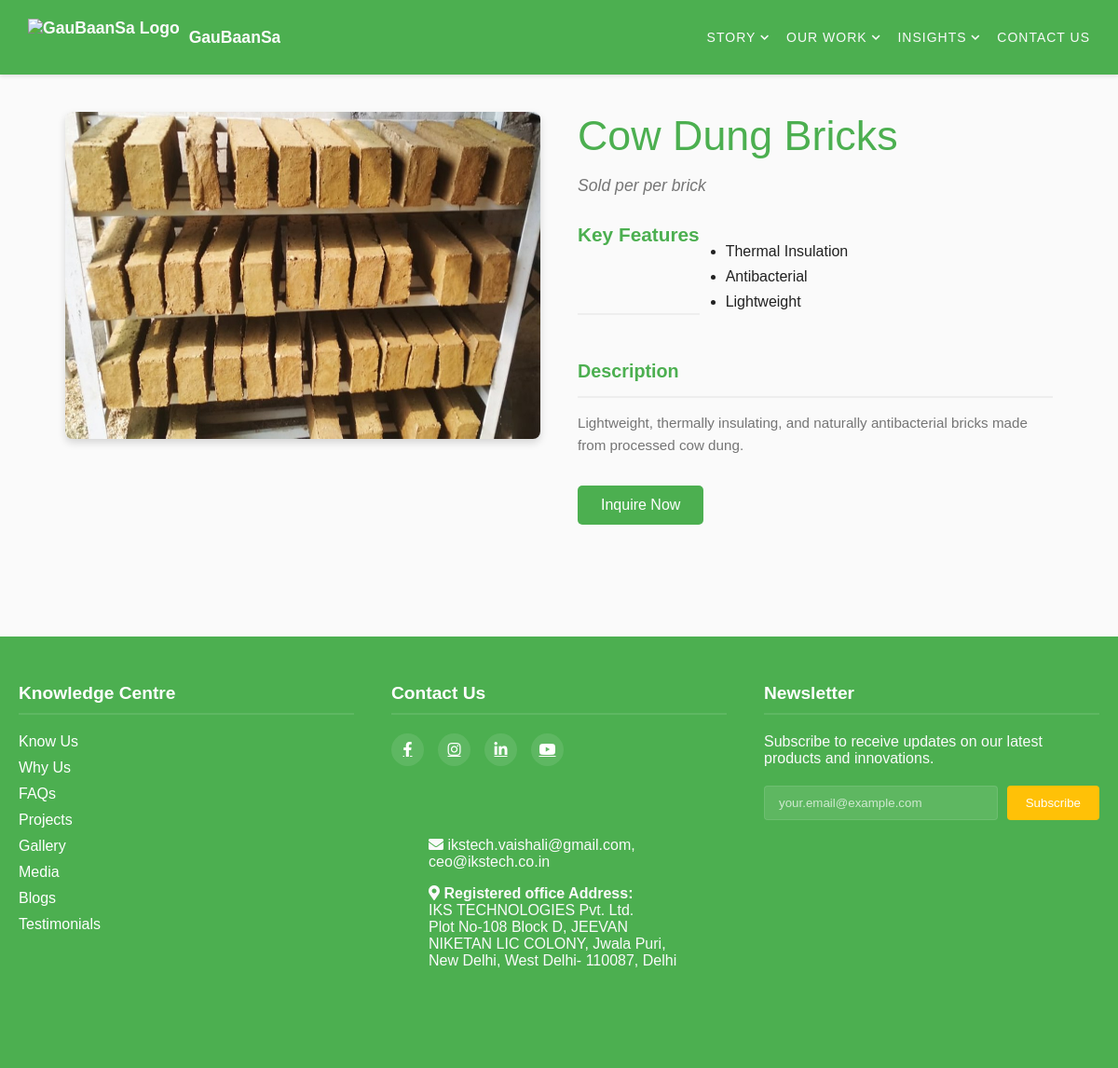
Screenshot of /product/cow-dung-bricks with the database file from the repository.
### app.py (models this page shows)
class Product(db.Model):
    id = db.Column(db.Integer, primary_key=True)
    name = db.Column(db.String(100), nullable=False, unique=True)
    slug = db.Column(db.String(120), nullable=False, unique=True)
    description = db.Column(db.Text, nullable=False)
    image = db.Column(db.String(200), nullable=False)
    category = db.Column(db.String(100), nullable=False)
    features = db.Column(db.String(200), nullable=True)
    unit = db.Column(db.String(50), nullable=True)
    date_updated = db.Column(db.DateTime, nullable=False, default=datetime.utcnow, onupdate=datetime.utcnow)

### app.py (the view)
@app.route("/product/<slug>")
def product_detail(slug):
    product = Product.query.filter_by(slug=slug).first_or_404()
    return render_template("product_detail.html", title=product.name, product=product)

### app.py (called while the page is built)
@app.before_request
def handle_canonical_domain():
    if request.host == 'ikstech.co.in':
        new_url = request.url.replace('//ikstech.co.in', '//www.ikstech.co.in', 1)
        return redirect(new_url, code=301)

@app.context_processor
def inject_global_vars():
    return dict(
        cache_buster=int(time.time()),
        request=request,
        default_og_image=url_for('static', filename='images/logo.png', _external=True)
    )

### templates/product_detail.html (shortened to what this page needs)
{% extends "base.html" %}
{% block extra_head %}
<link rel="stylesheet" href="{{ url_for('static', filename='css/components/product_detail.css', v=cache_buster) }}">
{% endblock %}
{% block content %}
<div class="product-detail-page">
    <div class="product-container">
        <div class="product-gallery">
            <img src="{{ url_for('static', filename=product.image) }}" alt="{{ product.name }}" class="main-image">
        </div>
        <div class="product-details">
            <h1>{{ product.name }}</h1>
            {% if product.unit %}
            <p class="product-unit-info">Sold per {{ product.unit }}</p>
            {% endif %}
            {% if product.features %}
            <div class="product-features">
                <h3>Key Features</h3>
                <ul>
                    {% for feature in product.features.split(',') %}
                    <li>{{ feature }}</li>
                    {% endfor %}
                </ul>
            </div>
            {% endif %}
            <div class="product-description">
                <h3>Description</h3>
                <p>{{ product.description }}</p>
            </div>
            <a href="{{ url_for('contact') }}" class="inquire-btn">Inquire Now</a>
        </div>
    </div>
</div>
{% endblock %}

### static/css/style.css (style rules this page uses)
html { box-sizing: border-box; }
*, *:before, *:after { box-sizing: inherit; }
html { scroll-behavior: smooth; }
body { font-family: 'Montserrat', Arial, sans-serif; margin: 0; padding: 0; background-color: var(--white); color: var(--text-dark); }
h1, h2, h3 { color: var(--primary); margin: 0 0 var(--spacing-md); transition: all 0.3s ease; }
h1 { font-size: 2.5em; font-weight: 300; text-align: center; position: relative; animation: fadeInUp 1s ease-out; }
h1:after { content: ''; display: block; width: 60px; height: 3px; background: var(--secondary); margin: var(--spacing-md) auto; animation: fadeIn 1.5s ease-out 0.5s both; }
h3 { transition: color 0.3s ease, transform 0.3s ease; }

### static/css/components/product_detail.css (style rules this page uses)
.product-detail-page { padding: 20px; max-width: 1100px; margin: auto; }
.product-container { display: grid; grid-template-columns: 1fr 1fr; gap: 40px; align-items: start; }
.product-gallery .main-image { width: 100%; border-radius: 8px; box-shadow: var(--shadow-md); }
.product-details h1 { text-align: left; font-size: 2.8em; margin-bottom: 10px; }
.product-details h1:after { display: none; }
.product-features, .product-description { margin: 30px 0; }
.product-features h3, .product-description h3 { font-size: 1.3em; margin-bottom: 15px; border-bottom: 2px solid #eee; padding-bottom: 10px; }
.product-features ul { list-style: disc; padding-left: 20px; line-height: 1.7; }
.inquire-btn { display: inline-block; background: var(--primary); color: white; padding: 12px 25px; text-decoration: none; border-radius: 5px; font-weight: 500; transition: background 0.3s ease, transform 0.3s ease; }

### static/css/components/_variables.css (style rules this page uses)
:root { --primary: #4CAF50; --secondary: #FFC107; --accent: #F1F8E9; --text-dark: #212121; --text-light: #757575; --white: #FAFAFA; --danger: #e74c3c; --spacing-sm: 10px; --spacing-md: 20px; --spacing-lg: 30px; --spacing-xl: 40px; --shadow-sm: 0 2px 4px rgba(0,0,0,0.1); --shadow-md: 0 4px 8px rgba(0,0,0,0.15); --shadow-lg: 0 8px 16px rgba(0,0,0,0.2); --transition: all 0.3s ease; }

### static/css/components/_base.css (style rules this page uses)
html { scroll-behavior: smooth; }
body { font-family: 'Montserrat', Arial, sans-serif; margin: 0; padding: 0; background-color: var(--white); color: var(--text-dark); }

### static/css/components/products.css (style rules this page uses)
.product-description { color: var(--text-light); line-height: 1.6; margin-bottom: 15px; font-size: 0.95em; }
.product-features { display: flex; gap: 8px; margin-bottom: 20px; flex-wrap: wrap; }
.product-unit-info { color: var(--text-light); font-size: 1.1em; margin-bottom: 20px; font-style: italic; }

### rows the page displays
Product: image (picture), name "Cow Dung Bricks", unit "per brick", description "Lightweight, thermally insulating, and naturally antibacterial bricks made from processed cow dung."

### other values shown
{{ feature }} "Thermal Insulation" "Antibacterial" "Lightweight"
